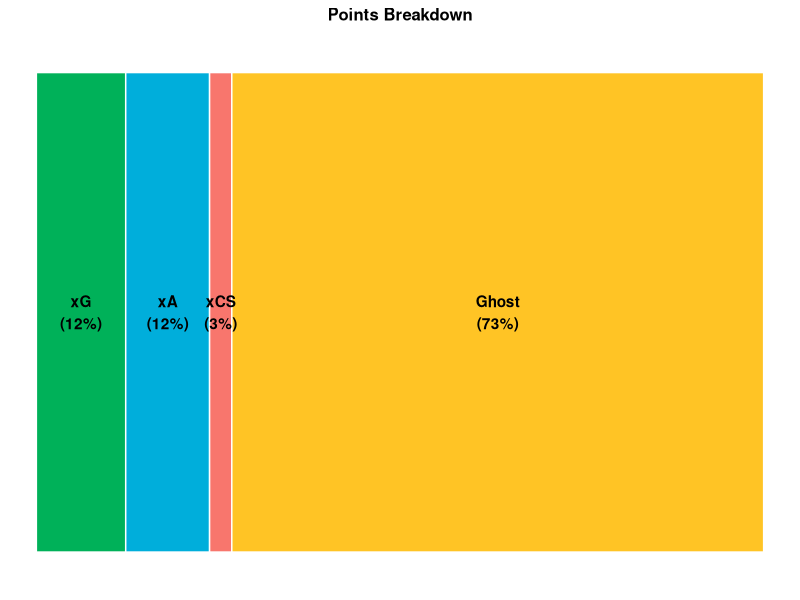

The R script that drew this image: (Note: this script raises an error after producing the figure.)
## ---- chunk 1
#what player do you want a card for?
player = "James Maddison"

#load libraries

library(tidyverse)
library(ggplot2)
library(ggrepel)
library(gridExtra)
library(RColorBrewer)
## ---- chunk 2

#read in the epl 19/20 data with week level data
#min 60 and 5 starts
xFpts_epl_1920_starts <- read_csv(file = "../data/fantrax_data/new_positions.weekly_data.xFpts_epl_2019_2020.update.csv", col_names = TRUE)

#no requirements
xFpts_epl_1920_all <- read_csv(file = "../data/fantrax_data/weekly_data.no_min_requirement.updated_positions.xFpts_epl_2019_2020.update.csv", col_names = TRUE)

#grab just this player's entries
player_start_df <- xFpts_epl_1920_starts[xFpts_epl_1920_starts$Player == player,]
player_all_df <- xFpts_epl_1920_all[xFpts_epl_1920_all$Player == player,]

#grab overview xFpts data total minutes, xFpts, etc. for the full season
xFpt_epl_overview <- read_csv(file = "../data/fantrax_data/new_positions.overall_xFpts_epl_2019_2020.update.csv", col_names = TRUE)

#grab the WAR score
WAR_epl_1920 <- read_csv(file = "../data/fantrax_data/final_WAR_table.epl_2019_2020.new_positions.update.csv", col_names = TRUE)

#parse the player FANTRAX positions
player_pos <- player_start_df$Position[1]




#make a vector of the sum of the standard fantrax points fields over the season for STARTS
summary_player_pts <- player_start_df %>%
  summarize(n = n(), xG = sum(xG), xA = sum(xA), KP = sum(KP), SOT = sum(SOT), ACNC = sum(ACNC), CoS = sum(CoS), TkW = sum(TkW), Int = sum(Int.x), AER = sum(AER), CLR = sum(CLR), DIS = sum(DIS), PKM = sum(PKM), OG = sum(OG), YC = sum(YC), RC = sum(RC), xCS = sum(xCS), xGAD = sum(xGAD))
            
## ---- chunk 3
#add the vector of multipliers for the statistics that make sense for each position
`%!in%` <- Negate(`%in%`)

if (player_pos == "D"){
  
  point_vec = c(10,7,2,2,1,1,1,1,1,0.25,-0.5,-4,-5,-3,-7,6,-2)
  
  #remove the number of starts (n) from the summary_player_pts
  start_points_vec = summary_player_pts[, -1]

  # get the xFpts for the player
  start_points_vec = start_points_vec * point_vec

  start_points_vec = start_points_vec[point_vec != 0]

  #format the data for plotting
  start_points_df <- start_points_vec %>% gather(point_cat,point_value,xG,xA,KP, SOT,ACNC,CoS,TkW,Int,AER,CLR,DIS,PKM,OG,YC,RC,xCS,xGAD)

  start_points_df$player = player

  #reorder for figure
  start_points_df$point_cat <- factor(start_points_df$point_cat, levels = rev(c("xG","xA","xCS","KP","SOT","ACNC","CoS","TkW","Int","AER","CLR","DIS","PKM","OG","YC","RC","xGAD")))
  
  #calculate Ghost points
  ghost_points_df <- start_points_df[start_points_df$point_cat %!in% c("xG","xA","xCS"),]
  
  ghost_points <- sum(ghost_points_df$point_value)
  
  start_points_df <- start_points_df %>% add_row(point_cat = "Ghost", point_value = ghost_points, player = player)
  
  #output just the xG, xA, xCS, and ghost points
  
  start_points_df <- start_points_df[start_points_df$point_cat %in% c("xG","xA","xCS","Ghost"),]
  
  start_points_df$point_cat <- factor(start_points_df$point_cat, levels = rev(c("xG","xA","xCS","Ghost")))
  
} else if (player_pos == "M"){
  
  point_vec = c(9,6,2,2,1,1,1,1,0.5,0,-0.5,-4,-5,-3,-7,1,0)
  
  #remove the number of starts (n) from the summary_player_pts
  start_points_vec = summary_player_pts[, -1]

  # get the xFpts for the player
  start_points_vec = start_points_vec * point_vec

  start_points_vec = start_points_vec[point_vec != 0]

  #format the data for plotting
  start_points_df <- start_points_vec %>% gather(point_cat,point_value,xG,xA,KP,SOT,ACNC, CoS,TkW,Int,AER,DIS,PKM,OG,YC,RC,xCS)

  start_points_df$player = player

  #reorder for figure
  start_points_df$point_cat <- factor(start_points_df$point_cat, levels = rev(c("xG","xA","xCS","KP","SOT","ACNC","CoS","TkW","Int","AER","DIS","PKM","OG","YC","RC")))
  
  #calculate Ghost points
  ghost_points_df <- start_points_df[start_points_df$point_cat %!in% c("xG","xA","xCS"),]
  
  ghost_points <- sum(ghost_points_df$point_value)
  
  start_points_df <- start_points_df %>% add_row(point_cat = "Ghost", point_value = ghost_points, player = player)
  
  #output just the xG, xA, xCS, and ghost points
  
  start_points_df <- start_points_df[start_points_df$point_cat %in% c("xG","xA","xCS","Ghost"),]
  
  start_points_df$point_cat <- factor(start_points_df$point_cat, levels = rev(c("xG","xA","xCS","Ghost")))
  
  
} else if (player_pos == "F"){
  
  point_vec = c(9,6,2,2,1,1,1,1,0.5,0,-0.5,6,-4,-5,-3,-7,0,0)
  
  #remove the number of starts (n) from the summary_player_pts
  start_points_vec = summary_player_pts[, -1]

  # get the xFpts for the player
  start_points_vec = start_points_vec * point_vec

  start_points_vec = start_points_vec[point_vec != 0]

  #format the data for plotting
  start_points_df <- start_points_vec %>% gather(point_cat,point_value,xG,xA,KP,SOT,ACNC, CoS,TkW,Int,AER,DIS,PKM,OG,YC,RC)

  start_points_df$player = player

  #reorder for figure
  start_points_df$point_cat <- factor(start_points_df$point_cat, levels = rev(c("xG","xA","KP","SOT","ACNC","CoS","TkW","Int","AER","DIS","PKM","OG","YC","RC")))
  
  #calculate Ghost points
  ghost_points_df <- start_points_df[start_points_df$point_cat %!in% c("xG","xA"),]
  
  ghost_points <- sum(ghost_points_df$point_value)
  
  start_points_df <- start_points_df %>% add_row(point_cat = "Ghost", point_value = ghost_points, player = player)
  
  #output just the xG, xA, and ghost points
  
  start_points_df <- start_points_df[start_points_df$point_cat %in% c("xG","xA","Ghost"),]
  
} else {
  stop("position doesn't make sense")
}

#plot the data

#start_points_df$point_value <- abs(start_points_df$point_value)

total_player_plot_pts = sum(start_points_df$point_value)

start_points_df$percent <- (start_points_df$point_value / total_player_plot_pts) * 100

start_points_df$percent <- paste(round(start_points_df$percent,  digits =0),"%", sep = "")

start_points_df$cat_percent <- paste(start_points_df$point_cat,paste("(",start_points_df$percent,")", sep = "") ,sep="\n")

if (length(start_points_df$point_cat) == 3){
  
  ggbar <- ggplot(aes(x = player, y = point_value, fill = point_cat, label = cat_percent), data = start_points_df) + geom_bar(stat = "identity", width = 1, color = "white") + coord_flip() + theme_void() + ylab("xFpts")  + geom_text(position = position_stack(vjust = 0.5), fontface = "bold") + theme(legend.position = "none") + ggtitle('Points Breakdown') + theme(plot.title = element_text(size = 12, hjust = 0.5, face = "bold" )) + scale_fill_manual(values=c("#ffc425","#00aedb", "#00b159")) #+ theme(plot.title = element_text(hjust = 0.5))
} else if (length(start_points_df$point_cat) == 4){
  
  ggbar <- ggplot(aes(x = player, y = point_value, fill = point_cat, label = cat_percent), data = start_points_df) + geom_bar(stat = "identity", width = 1, color = "white") + coord_flip() + theme_void() + ylab("xFpts")  + geom_text(position = position_stack(vjust = 0.5), fontface = "bold") + theme(legend.position = "none") + ggtitle('Points Breakdown') + theme(plot.title = element_text(size = 12, hjust = 0.5, face = "bold" )) + scale_fill_manual(values=c("#ffc425","#f8766d", "#00aedb", "#00b159" ))
} else {
  stop("number of point categories doesn't make sense")
}



#ggbar <- ggplot(aes(x = player, y = point_value, fill = point_cat), data = start_points_df) + geom_bar(position = "fill", stat = "identity", width = 0.1, color = "white") + coord_flip() + theme_void() + ylab("xFpts")  + theme(legend.position=c(0.5,0.8), legend.direction="horizontal") + scale_fill_discrete(name = "Points\nCategories",breaks=rev(levels(start_points_df$point_cat)))

## ---- chunk 4
#add the vector of multipliers for the statistics that make sense for each position
if (player_pos == "D"){
  
  point_vec = c(10,7,2,2,1,1,1,1,1,0.25,-0.5,-4,-5,-3,-7,6,-2)
  
  #remove the number of starts (n) from the summary_player_pts
  start_points_vec = summary_player_pts[, -1]

  # get the xFpts for the player
  start_points_vec = start_points * point_vec

  start_points_vec = start_points_vec[point_vec != 0]

  #format the data for plotting
  start_points_df <- start_points_vec %>% gather(point_cat,point_value,xG,xA,KP, SOT,ACNC,CoS,TkW,Int,AER,CLR,DIS,PKM,OG,YC,RC,xCS,xGAD)

  start_points_df$player = player

  #reorder for figure
  start_points_df$point_cat <- factor(start_points_df$point_cat, levels = rev(c("xG","xA","xCS","KP","SOT","ACNC","CoS","TkW","Int","AER","CLR","DIS","PKM","OG","YC","RC","xGAD")))
  
} else if (player_pos == "M"){
  
  point_vec = c(9,6,2,2,1,1,1,1,0.5,0,-0.5,-4,-5,-3,-7,1,0)
  
  #remove the number of starts (n) from the summary_player_pts
  start_points_vec = summary_player_pts[, -1]

  # get the xFpts for the player
  start_points_vec = start_points * point_vec

  start_points_vec = start_points_vec[point_vec != 0]

  #format the data for plotting
  start_points_df <- start_points_vec %>% gather(point_cat,point_value,xG,xA,KP,SOT,ACNC, CoS,TkW,Int,AER,DIS,PKM,OG,YC,RC,CS)

  start_points_df$player = player

  #reorder for figure
  start_points_df$point_cat <- factor(start_points_df$point_cat, levels = rev(c("xG","xA","KP","SOT","ACNC","CoS","TkW","Int","AER","CS","DIS","PKM","OG","YC","RC")))
  
} else if (player_pos == "F"){
  
  point_vec = c(9,6,2,2,1,1,1,1,0.5,0,-0.5,6,-4,-5,-3,-7,0,0)
  
  #remove the number of starts (n) from the summary_player_pts
  start_points_vec = summary_player_pts[, -1]

  # get the xFpts for the player
  start_points_vec = start_points * point_vec

  start_points_vec = start_points_vec[point_vec != 0]

  #format the data for plotting
  start_points_df <- start_points_vec %>% gather(point_cat,point_value,xG,xA,KP,SOT,ACNC, CoS,TkW,Int,AER,DIS,PKM,OG,YC,RC)

  start_points_df$player = player

  #reorder for figure
  start_points_df$point_cat <- factor(start_points_df$point_cat, levels = rev(c("xG","xA","KP","SOT","ACNC","CoS","TkW","Int","AER","DIS","PKM","OG","YC","RC")))
  
} else {
  stop("position doesn't make sense")
}

#plot the data

start_points_df$point_value <- abs(start_points_df$point_value)

ggplot(aes(x = player, y = point_value, fill = point_cat, label = point_cat), data = start_points_df) + geom_bar(stat = "identity", width = 0.1, color = "white") + coord_flip() + theme_void() + ylab("xFpts")  + geom_text(position = position_stack(vjust = 0.5)) + theme(legend.position = "none")
  
  theme(legend.position=c(0.5,0.8), legend.direction="horizontal") + scale_fill_discrete(name = "Points\nCategories",breaks=rev(levels(start_points_df$point_cat)))

ggplot(foo) + aes(x = 0, y = Foo, fill = Foo, label = Foo) + 
  geom_bar(stat = "identity") +
  geom_text(position = "stack")

#ggbar <- ggplot(aes(x = player, y = point_value, fill = point_cat), data = start_points_df) + geom_bar(position = "fill", stat = "identity", width = 0.1, color = "white") + coord_flip() + theme_void() + ylab("xFpts")  + theme(legend.position=c(0.5,0.8), legend.direction="horizontal") + scale_fill_discrete(name = "Points\nCategories",breaks=rev(levels(start_points_df$point_cat))) 

#+ scale_fill_discrete(breaks=rev(levels(start_points_df$point_cat)))

#break=rev(levels(start_points_df$point_cat))
  
 # scale_x_discrete(limits=c("xG","xA","CS","KP","SOT","ACNC","CoS","TkW","Int","AER","DIS","PKM","OG","YC","RC"))

#+  scale_fill_manual("Points Category", values= ) + scale_color_brewer(palette="Spectral")

#ggplot(data = start_points_df) + geom_bar(aes(factor(point_cat)), fill = point_cat)

## ---- chunk 5
#player WAR column
player_WAR_row <- WAR_epl_1920[WAR_epl_1920$Player == player,]

#player Season xFPts
player_xFpts_overview_row <- xFpt_epl_overview[xFpt_epl_overview$Player == player,]

#xFpts Table
#grab player mean xFpts per start, and sd xFpts
player_meanFpts <- as.data.frame(player_xFpts_overview_row$mean_fpts)
player_sdFpts <- as.data.frame(player_xFpts_overview_row$sd_fpts)

player_meanxFpts <- as.data.frame(player_xFpts_overview_row$mean_xFpts)
player_sdxFpts <- as.data.frame(player_xFpts_overview_row$sd_xFpts)

#calculate player xFpts per start rank overall
xFpts_epl_1920_starts <- arrange(xFpt_epl_overview,desc(mean_xFpts))

player_meanxFpts_rank <- as.data.frame(as.integer(which(xFpts_epl_1920_starts$Player == player)))

#calculate player xFpts per start rank at positon
xFpts_epl_1920_starts_pos <- arrange(xFpt_epl_overview[xFpt_epl_overview$Position == player_pos, ],desc(mean_xFpts))

player_meanxFpts_pos_rank <- as.data.frame(as.integer(which(xFpts_epl_1920_starts_pos$Player == player)))

#make the xFpts Table

#put together the strings

sdFpts_str <- paste(round(player_sdFpts, digits =2),")", sep="")
Fpts_str <- paste(round(player_meanFpts, digits = 2), "(+/-", sdFpts_str, "Fpts/Start", sep=" ")

sdxFpts_str <- paste(round(player_sdxFpts, digits =2),")", sep="")
xFpts_str <- paste(round(player_meanxFpts, digits = 2), "(+/-", sdxFpts_str, "xFpts/Start", sep=" ")

xFpts_rank_str <- paste("xFpts Overall Rank:", player_meanxFpts_rank, sep=" ")

xFpts_pos_rank_str <- paste("xFpts Position Rank:", player_meanxFpts_pos_rank, sep=" ")

#put strings in a df
xFpts_table_df <- as.data.frame(rbind(xFpts_str,Fpts_str,xFpts_rank_str,xFpts_pos_rank_str))

colnames(xFpts_table_df) <- c("Points per Start")

#xFptsTable <- tableGrob(xFpts_table_df, theme = ttheme_minimal(base_size = 15, core=list(fg_params=list(hjust=0, x=0)), colhead=list(fg_params=list(hjust=0, x=0))) ,rows=NULL)

xFptsTable <- tableGrob(xFpts_table_df, theme = ttheme_minimal(base_size = 18),rows=NULL)

#grid.arrange(xFptsTable)
#function to find cells in the table
#find_cell <- function(table, row, col, name="core-fg"){
# l <- table$layout
#  which(l$t==row & l$l==col & l$name==name)
#}

#warCell_s <- find_cell(statTable, 1, 1, "core-fg")
##################################################
#WAR Table
#grab player WAR
player_WAR <- as.data.frame(player_WAR_row$WAR)

#calculate player WAR per start rank overall
WAR_epl_1920_starts <- arrange(WAR_epl_1920,desc(WAR))

player_WAR_epl_1920_rank <- as.data.frame(as.integer(which(WAR_epl_1920_starts$Player == player)))

#calculate player WAR per start rank at positon
WAR_epl_1920_starts_pos <- arrange(WAR_epl_1920[WAR_epl_1920$Pos == player_pos, ],desc(WAR))

player_WAR_epl_1920_pos_rank <- as.data.frame(as.integer(which(WAR_epl_1920_starts_pos$Player == player)))

#put together the strings

WAR_str <- paste(round(player_WAR, digits = 2), "2019/2020 WAR", sep=" ")

WAR_rank_str <- paste("Overall Rank:", player_WAR_epl_1920_rank, sep=" ")

WAR_pos_rank_str <- paste("Position Rank:", player_WAR_epl_1920_pos_rank, sep=" ")

#put strings in a df
WAR_table_df <- as.data.frame(rbind(WAR_str,WAR_rank_str,WAR_pos_rank_str))

colnames(WAR_table_df) <- c("WAR")

#WARTable <- tableGrob(WAR_table_df, theme = ttheme_minimal(base_size = 15, core=list(fg_params=list(hjust=0, x=0)), colhead=list(fg_params=list(hjust=0, x=0))) ,rows=NULL)

WARTable <- tableGrob(WAR_table_df, theme = ttheme_minimal(base_size = 18),rows=NULL)

#grid.arrange(WARTable)
###############################################################
#pWAS Table
#grab player pWAS
player_pWAS <- as.data.frame(player_WAR_row$pWAS)

#calculate player WAR per start rank overall
pWAS_epl_1920_starts <- arrange(WAR_epl_1920,desc(pWAS))

player_pWAS_epl_1920_rank <- as.data.frame(as.integer(which(pWAS_epl_1920_starts$Player == player)))

#calculate player WAR per start rank at positon
pWAS_epl_1920_starts_pos <- arrange(WAR_epl_1920[WAR_epl_1920$Pos == player_pos, ],desc(pWAS))

player_pWAS_epl_1920_pos_rank <- as.data.frame(as.integer(which(pWAS_epl_1920_starts_pos$Player == player)))

#put together the strings

pWAS_str <- paste(round(player_pWAS, digits = 3), "2019/2020 pWAS", sep=" ")

pWAS_rank_str <- paste("Overall Rank:", player_pWAS_epl_1920_rank, sep=" ")

pWAS_pos_rank_str <- paste("Position Rank:", player_pWAS_epl_1920_pos_rank, sep=" ")

#put strings in a df
pWAS_table_df <- as.data.frame(rbind(pWAS_str,pWAS_rank_str,pWAS_pos_rank_str))

colnames(pWAS_table_df) <- c("pWAS")

#pWASTable <- tableGrob(pWAS_table_df, theme = ttheme_minimal(base_size = 15, core=list(fg_params=list(hjust=0, x=0)), colhead=list(fg_params=list(hjust=0, x=0))) ,rows=NULL)

pWASTable <- tableGrob(pWAS_table_df, theme = ttheme_minimal(base_size = 18),rows=NULL)
#grid.arrange(pWASTable)

## ---- chunk 6

player_WAR_row <- WAR_epl_1920[WAR_epl_1920$Player == player,]

player_xFpts_overview_row <- xFpt_epl_overview[xFpt_epl_overview$Player == player,]

#grab player WAR, mean xFpts per start, and sd xFpts
player_WAR <- as.data.frame(player_WAR_row$WAR)
player_meanxFpts <- as.data.frame(player_xFpts_overview_row$mean_xFpts)
player_sdxFpts <- as.data.frame(player_xFpts_overview_row$sd_xFpts)

#calculate player xFpts/ start rank at positon
xFpts_epl_1920_starts_pos <- arrange(xFpt_epl_overview[xFpt_epl_overview$Position == player_pos, ],desc(mean_xFpts))

player_meanxFpts_rank <- as.data.frame(as.integer(which(xFpts_epl_1920_starts_pos$Player == player)))

#arrange(xFpts_epl_1920_starts_pos, desc(CoS))

#combine the data types and format to make a table
player_table_df <- bind_cols(player_WAR, player_meanxFpts_rank, player_meanxFpts, player_sdxFpts)

colnames(player_table_df) <- c("WAR", "Position Rank", "Mean xFpts", "SD xFpts")

player_table_df = t(player_table_df)
rownames(player_table_df)

player_table_df <- cbind(rownames(player_table_df), data.frame(player_table_df, row.names=NULL))

colnames(player_table_df) <- c("Statistics","Value")

player_table_df$Value <- round(player_table_df$Value, digits = 2)
#even more rounding for rank

player_table_df$Value <- as.character(player_table_df$Value)

#basic table in tableGrob
statTable <- tableGrob(player_table_df[1:4,1:2], theme = ttheme_minimal(base_size = 22) ,rows=NULL, cols = NULL)

#function to find cells in the table
find_cell <- function(table, row, col, name="core-fg"){
  l <- table$layout
  which(l$t==row & l$l==col & l$name==name)
}

warCell_s <- find_cell(statTable, 1, 1, "core-fg")

warCell_v <- find_cell(statTable, 1, 2, "core-fg")

posRank_s <- find_cell(statTable, 2, 1, "core-fg")

posRank_v <- find_cell(statTable, 2, 2, "core-fg")

meanXFpts_s <- find_cell(statTable, 3, 1, "core-fg")

meanXFpts_v <- find_cell(statTable, 3, 2, "core-fg")

sdXFpts_s <- find_cell(statTable, 4, 1, "core-fg")

sdXFpts_v <- find_cell(statTable, 4, 2, "core-fg")

statTable$grobs[warCell_s][[1]][["gp"]] <- gpar(fontsize=20, fontface="bold")
statTable$grobs[warCell_v][[1]][["gp"]] <- gpar(fontsize=20, fontface="bold")

statTable$grobs[posRank_s][[1]][["gp"]] <- gpar(fontsize=20, fontface="bold")
statTable$grobs[posRank_v][[1]][["gp"]] <- gpar(fontsize=20, fontface="bold")

statTable$grobs[meanXFpts_s][[1]][["gp"]] <- gpar(fontsize=15)
statTable$grobs[meanXFpts_v][[1]][["gp"]] <- gpar(fontsize=15)

statTable$grobs[sdXFpts_s][[1]][["gp"]] <- gpar(fontsize=15 )
statTable$grobs[sdXFpts_v][[1]][["gp"]] <- gpar(fontsize=15 )

grid.arrange(statTable)
#grid.arrange(tableGrob(player_table_df[1:4,1:2], theme = ttheme_minimal(),rows=NULL))
## ---- chunk 7
#install.packages("gtable")
library("gtable")
library(lattice)

#Make the minutes, starts, and position text plot
#min
min_text <- " Starter Minutes:"
player_min <- player_xFpts_overview_row$min_total
player_min <- paste(as.character(player_min)," ", sep="")

#starts
start_text <- " Starts:"
player_starts <- player_xFpts_overview_row$n
player_starts <- paste(as.character(player_starts)," ", sep="")

#parse appropriate position string form player position
if (player_pos == "D"){
  
  pos_str <- "Defender "
  
} else if(player_pos == "M"){
  
  pos_str <- "Midfielder "
  
} else if(player_pos == "F"){
  
  pos_str <- "Forward "
  
}else{
  
  stop("position doesn't make sense")
  
}

#add whatever string you want here
extra_text <- paste(paste(" ",player_xFpts_overview_row$Team.x, sep=""), "2019/2020", sep=" - ")

min_text <- paste(min_text, player_min, sep = " ")

start_text <- paste(start_text, player_starts, sep = " ")

min_pos_text <- paste(pos_str,min_text, start_text, extra_text,sep= "|")

#minutes and position text plot
min_pos_fig <- textGrob(min_pos_text,gp = gpar(col = "black", fontsize = 15, face = "bold"))

#plot of player name
player_name = print(player)

name_fig <- textGrob(player_name,gp = gpar(col = "black", fontsize = 40, fontface = "bold"))

#grid.arrange(textGrob(player_name,gp = gpar(col = "black", fontsize = 30, face = "bold")))


#grid.arrange( textGrob((player_name), gpar(col = "black", fontsize = 20) )
#name_fig = grid.text((print(player_name)),
   #x = unit(.5, "npc"), just = c("left"), 
   #gp = gpar(fontface = "bold", fontsize = 20, col = "black"))


#doesn't play well with grid.arrange
#name_fig <- plot(c(0, 1), c(0, 1), ann = F, bty = 'n', type = 'n', xaxt = 'n', yaxt = 'n') + text(x = 0.5,y=0.5, player_name, cex = 3, col = "black")

## ---- chunk 8

#set up team colors
team_colors <- c(
          '#c8102E',
          '#6CABDD',
          '#003090',
          '#034694',
          '#DA291C',
          '#FDB913',
          "#132257",
          "#ee2737",
          "#EF0107",
          "#1B458F",
          "#6C1D45",
          "#003399",
          "white",
          "#d71920",
          "#0057B8",
          "#FBEE23",
          "#7A263A",
          "#DA291C",
          "#670e36",
          "#00A650")
teams = c('LIV',
          'MCI',
          'LEI',
          'CHE',
          'MUN',
          'WOL',
          "TOT",
          "SHU",
          "ARS",
          "CRY",
          "BUR",
          "EVE",
          "NEW",
          "SOU",
          "BHA",
          "WAT",
          "WHU",
          "BOU",
          "AVL",
          "NOR")
names(team_colors) <- teams
colScale <- scale_colour_manual(name = "opposition",values = team_colors)
fillScale <- scale_fill_manual(name = "opposition",values = team_colors, guide = FALSE)

# make a df of the player's Fpts and xFpts for each week they STARTED
Fpts_v_xFpts_df <- data.frame(point_type = c(rep('observed_points', nrow(player_start_df)), rep('xFpts', nrow(player_start_df))),points = c(player_start_df$FPts, player_start_df$xFpts),game_week = c(rep(player_start_df$game_week,2)))

# plot the data
ggmad <- ggplot(data = Fpts_v_xFpts_df, aes(x = game_week, y = points, color = point_type)) +
  geom_line()  +
  xlab('Game week') +
  ylab('Points') +
  theme_light(base_size = 20) +
  theme(plot.title = element_text(hjust = 0.5)) +
  labs(color = 'Points type') +
  geom_point(aes(x=game_week, y=points)) + 
  theme_minimal() + 
  theme(text = element_text(size=13))

## ---- chunk 9

#distribution of all player xFpts
#all_player_xFpts_dist <- xFpts_epl_1920_all$xFpts

#distribution of all players that play this player's position
#pos_player_xFpts_dist <- xFpts_epl_1920_all[xFpts_epl_1920_all$Position == player_pos,]$xFpts


#Grab the names of the starters (defined by rank of mean xFpts):
xFpts_epl_1920_D_starters <- head(arrange(xFpt_epl_overview[xFpt_epl_overview$Position == "D", ],desc(mean_xFpts)),40)

xFpts_epl_1920_M_starters <- head(arrange(xFpt_epl_overview[xFpt_epl_overview$Position == "M", ],desc(mean_xFpts)),50)

xFpts_epl_1920_F_starters <- head(arrange(xFpt_epl_overview[xFpt_epl_overview$Position == "F", ],desc(mean_xFpts)),30)

all_starters <- rbind(xFpts_epl_1920_D_starters, xFpts_epl_1920_M_starters, xFpts_epl_1920_F_starters)

#just need the player names
all_starters <- all_starters$Player

#grab starters games from the weekly data
xFpts_epl_1920_starters_df <- xFpts_epl_1920_all[xFpts_epl_1920_all$Player %in% all_starters,]

#get just the xFpts
xFpts_epl_1920_starters <- xFpts_epl_1920_starters_df$xFpts 

#filter to just starter defenders and only keep xFpts field
pos_player_xFpts_dist <- xFpts_epl_1920_starters_df[xFpts_epl_1920_starters_df$Position == player_pos,]$xFpts

#parse appropriate position string form player position
if (player_pos == "D"){
  
  pos_str <- "Defender Starters"
  
} else if(player_pos == "M"){
  
  pos_str <- "Midfielder Starters"
  
} else if(player_pos == "F"){
  
  pos_str <- "Forward Starters"
  
}else{
  
  stop("position doesn't make sense")
  
}

#distribution of this player's xFpts
player_xFpts_dist <- xFpts_epl_1920_all[xFpts_epl_1920_all$Player == player,]$xFpts

#make a df of all three distributions for plotting
#combined_xFpts_dist_df = data.frame(Distribution = c(rep('All Starters xFpts', length(xFpts_epl_1920_starters)), rep(pos_str, length(pos_player_xFpts_dist)), rep(player, length(player_xFpts_dist))), xfpts = c(xFpts_epl_1920_starters, pos_player_xFpts_dist, player_xFpts_dist))

combined_xFpts_dist_df = data.frame(Distribution = c(rep(pos_str, length(pos_player_xFpts_dist)), rep(player, length(player_xFpts_dist))), xfpts = c( pos_player_xFpts_dist, player_xFpts_dist))

combined_xFpts_dist_df$Distribution <- factor(combined_xFpts_dist_df$Distribution, levels=c(player, pos_str))

position_mean <- mean(combined_xFpts_dist_df[combined_xFpts_dist_df$Distribution == pos_str,]$xfpts)

 #start_points_df$point_cat <- factor(start_points_df$point_cat, levels = rev(c("xG","xA","KP","SOT","ACNC","CoS","TkW","Int","AER","DIS","PKM","OG","YC","RC")))

#plot the data
gghist <- ggplot(data = combined_xFpts_dist_df, aes(x=xfpts, fill = Distribution)) +
  geom_density(alpha = 0.4) +
  theme_light() +
  ylab("Probability")  +
  xlab("xFpts") +
  ggtitle('Distribution of xFpts') +
  theme(plot.title = element_text(hjust = 0.5), legend.position = c(0.8,0.8), legend.title = element_blank()) +
  xlim(-10,40)
  #geom_vline(xintercept = position_mean, linetype = "dotted", color = "black", size=1)

## ---- chunk 10

#grid.arrange(name_fig, statTable, gghist, ggbar, min_pos_fig, nrow= 8, layout_matrix = rbind(c(NA,1,1,1,1,1,1,NA), c(NA,5,5,5,5,5,5,NA),  c(2,2,2,3,3,3,3,3) , c(2,2,2,3,3,3,3,3) , c(2,2,2,3,3,3,3,3), c(NA,NA,NA,3,3,3,3,3), c(NA,NA,NA,3,3,3,3,3), c(4,4,4,4,4,4,4,4)) )

grid.arrange(name_fig, xFptsTable, gghist, ggbar, min_pos_fig, WARTable, pWASTable, nrow= 9, layout_matrix = rbind(c(NA,1,1,1,1,1,1,NA), c(NA,5,5,5,5,5,5,NA),  c(2,2,2,3,3,3,3,3) , c(2,2,2,3,3,3,3,3) , c(6,6,6,3,3,3,3,3), c(6,6,6,3,3,3,3,3), c(7,7,7,3,3,3,3,3), c(7,7,7,3,3,3,3,3), c(4,4,4,4,4,4,4,4)) )

#grid.arrange(name_fig, statTable, gghist, ggbar, min_pos_fig, nrow= 8, layout_matrix = rbind(c(NA,1,1,1,1,1,NA), c(NA,5,5,5,5,5,NA),  c(2,2,2,3,3,3,3) , c(2,2,2,3,3,3,3) , c(2,2,2,3,3,3,3), c(2,2,2,3,3,3,3), c(2,2,2,3,3,3,3), c(4,4,4,4,4,4,4)) )

#grid.arrange(name_fig, table, gghist, ggbar, min_pos_fig, nrow= 7, layout_matrix = rbind(c(NA,1,1,1,NA),c(NA,1,1,1,NA), c(NA,5,5,5,NA) , c(2,2,3,3,3), c(2,2,3,3,3), c(NA,4,4,4,NA),c(NA,4,4,4,NA)) )

#grid.arrange(name_fig, statTable, gghist, ggbar, min_pos_fig, nrow= 6, layout_matrix = rbind(c(NA,1,1,1,NA), c(NA,5,5,5,NA) , c(2,2,3,3,3), c(2,2,3,3,3), c(4,4,4,4,4),c(4,4,4,4,4)) )

#grid.arrange(name_fig, table, gghist, ggbar, nrow= 3, layout_matrix = rbind(c(NA,1,1,1,NA), c(2,2,3,3,3), c(NA,4,4,4,NA)) )

#grid.arrange(name_fig, gghist, ggbar, table, nrow= 2 )
#grid.arrange(name_fig, table, gghist, ggbar, nrow= 3 )
